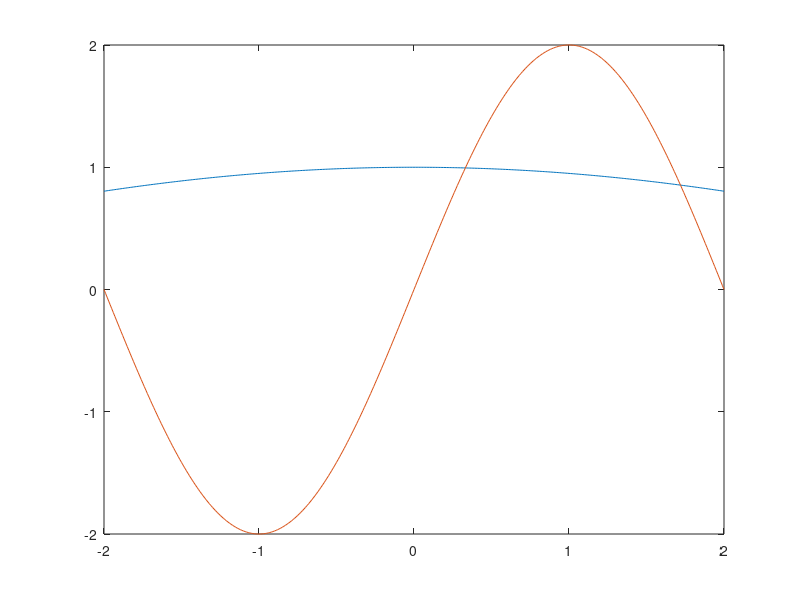

Write MATLAB code to recreate this figure.
% Script file: HandleGraphics.m
%
% Purpose:
% Use handle to plot graphics
%
% Record of revisions:
% Date     Programmer   Description of change
% ======== ============ =====================
% 22/12/6  GeorgeDong32 Version 1.0
%
% Defined variables:
% hndl graph handle

t = -2:0.01:2;
x1 = cos(t / pi);
x2 = 2 * sin(t / 2 * pi);
hndl = plot(t, x1, t, x2);
